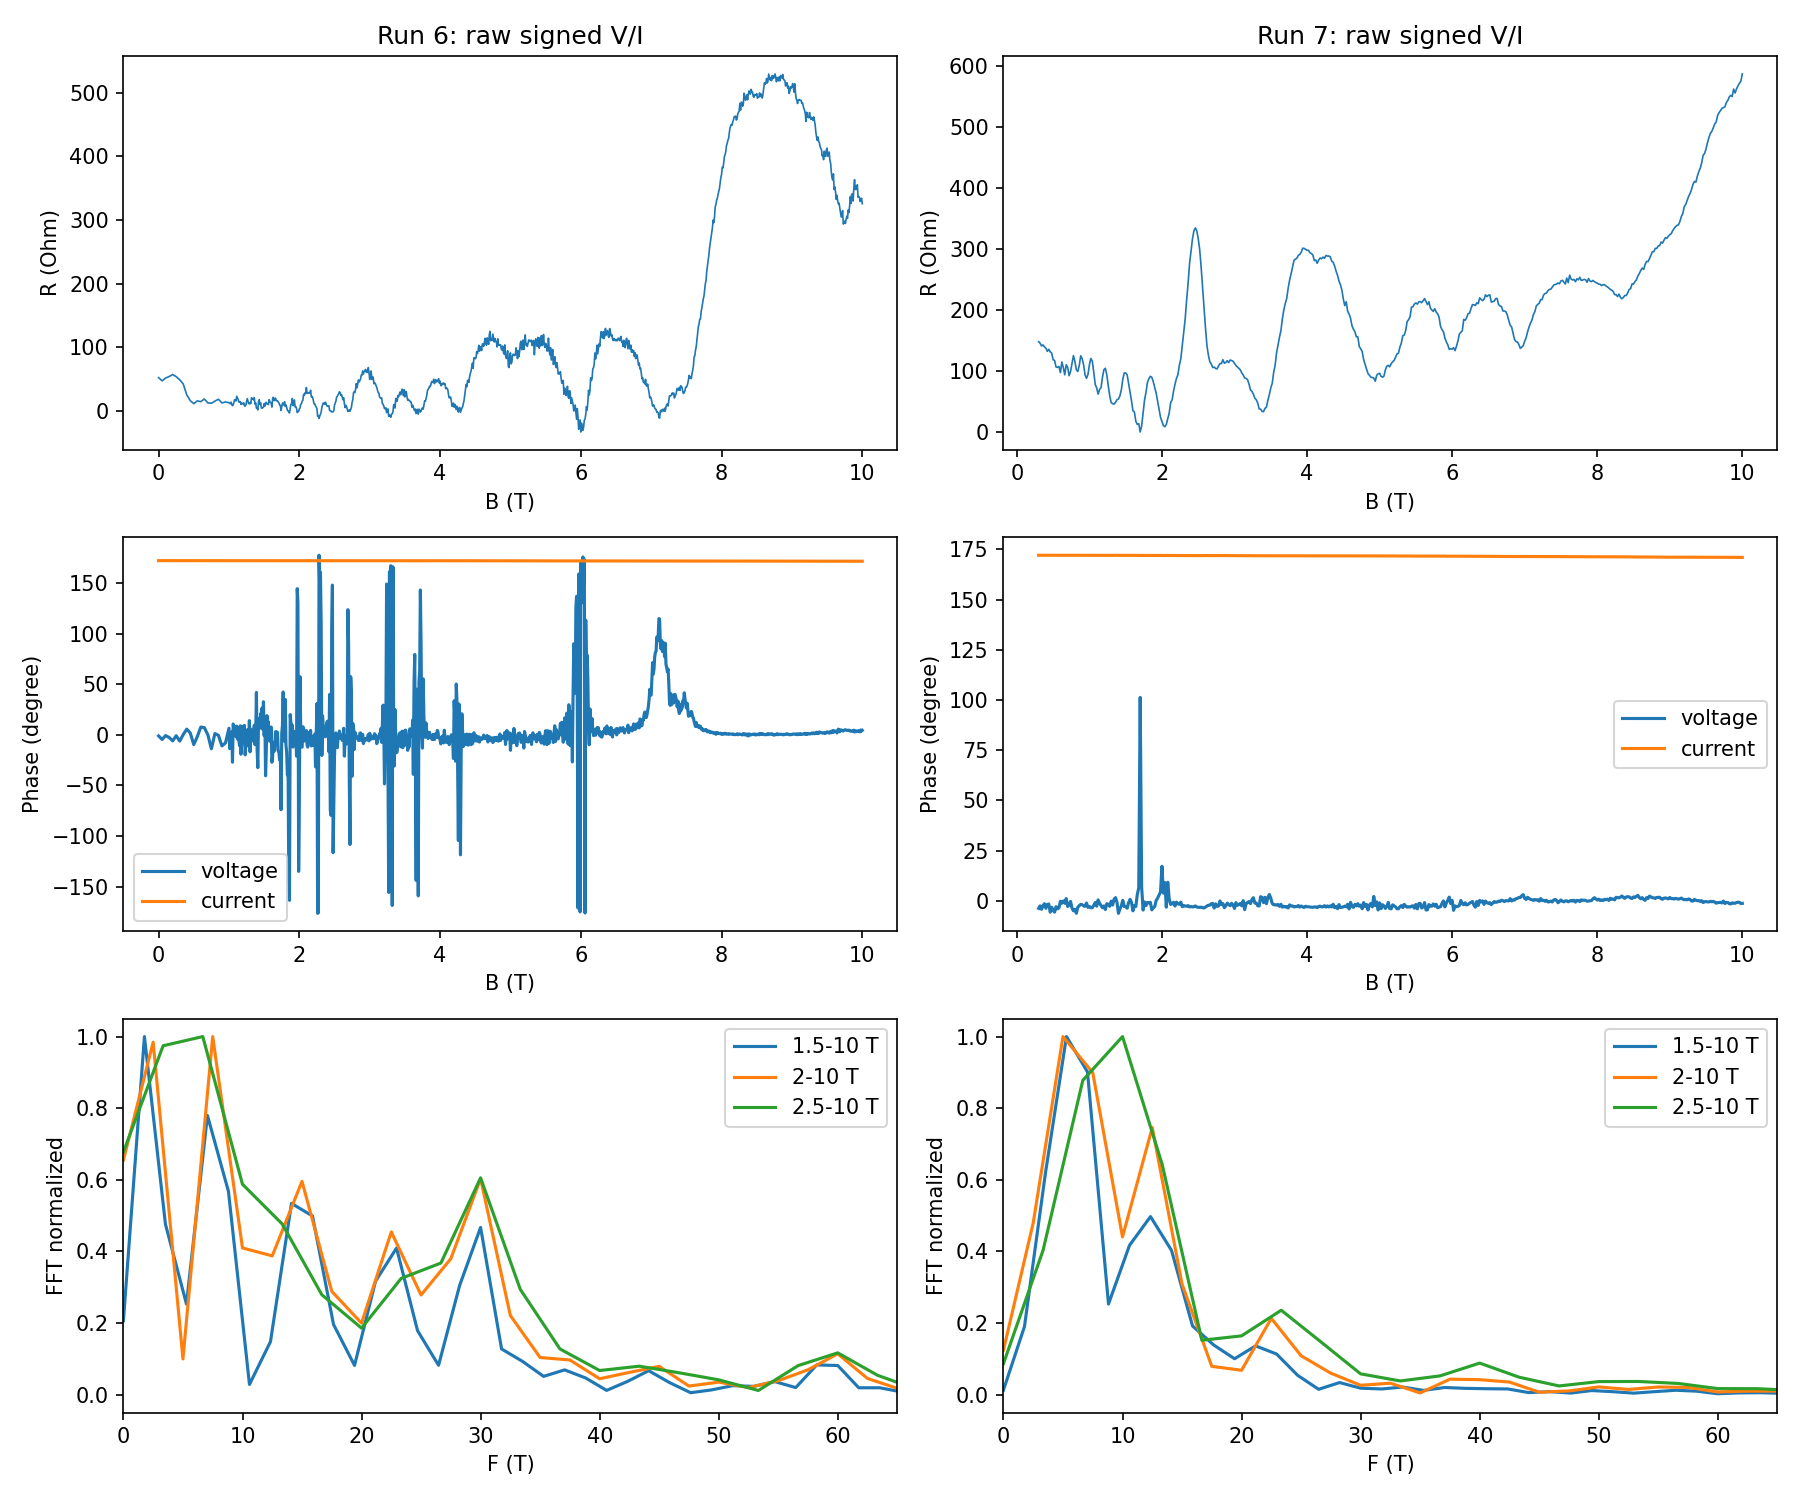

This chart was generated by the following Python code:
from pathlib import Path
import numpy as np
import matplotlib.pyplot as plt
from hera.analysis import open_run, resolve_channels, sdh_onset, sdh_fft
fig, ax = plt.subplots(3, 2, figsize=(12,10))
for j,rid in enumerate((6,7)):
    r=open_run(Path('data')/str(rid)); ch={c.cid:c for c in resolve_channels(r.meta)}
    B=r.col('magnet_field'); I=r.col('sr0_X')/ch['sr0'].gain
    R=r.col('sr1_X')/ch['sr1'].gain/I
    ix=np.argsort(B); B=B[ix]; R=R[ix]
    print(f'Run {rid}: {r.rows} pts, R signed {R.min():.2f}..{R.max():.2f} Ohm, I {I.min()*1e9:.3f}..{I.max()*1e9:.3f} nA, T {r.col("T_sample").min():.3f}..{r.col("T_sample").max():.3f} K, sr1 peak fraction {np.max(abs(r.col("sr1_X")))/50e-6:.3f}')
    print('gate max abs pA',*[np.max(abs(r.col(k)))*1e12 for k in ('k_2400_tg_curr','k_2400_bg_curr')])
    ax[0,j].plot(B,R,lw=.8); ax[0,j].set(title=f'Run {rid}: raw signed V/I',xlabel='B (T)',ylabel='R (Ohm)')
    ax[1,j].plot(r.col('magnet_field'),r.col('sr1_P'),label='voltage'); ax[1,j].plot(r.col('magnet_field'),r.col('sr0_P'),label='current'); ax[1,j].set(xlabel='B (T)',ylabel='Phase (degree)');ax[1,j].legend()
    try:
        o=sdh_onset(R,B,r_full_scale=5000)
        print(o.summary())
    except ValueError as e: print('ONSET unresolved:',e)
    for lo in (1.5,2,2.5):
        f,a=sdh_fft(R[:,None],B,b_range=(lo,10),nfft=4096,log=False,bg_degree=3)
        ax[2,j].plot(f,a[0]/max(a[0]),label=f'{lo}-10 T')
    ax[2,j].set(xlim=(0,65),xlabel='F (T)',ylabel='FFT normalized');ax[2,j].legend()
fig.tight_layout();fig.savefig('hera_scratch/spot_review.png',dpi=150)
plt.show()
# Timing: within-row point intervals exclude flyback and slow moves.
r=open_run('data/5'); dt=np.diff(r.col('time'));same=np.diff(r.col('k_2400_bg_volt'))==0
print('run 5 within-row median/mean s',np.median(dt[same]),np.mean(dt[same]),'row boundary median',np.median(dt[~same]))
for rid in (6,7):
    r=open_run(f'data/{rid}'); dt=np.diff(r.col('time'));db=abs(np.diff(r.col('magnet_field')))
    print(rid,'non-ramp overhead median s',np.median(dt-db*7.3*60))
